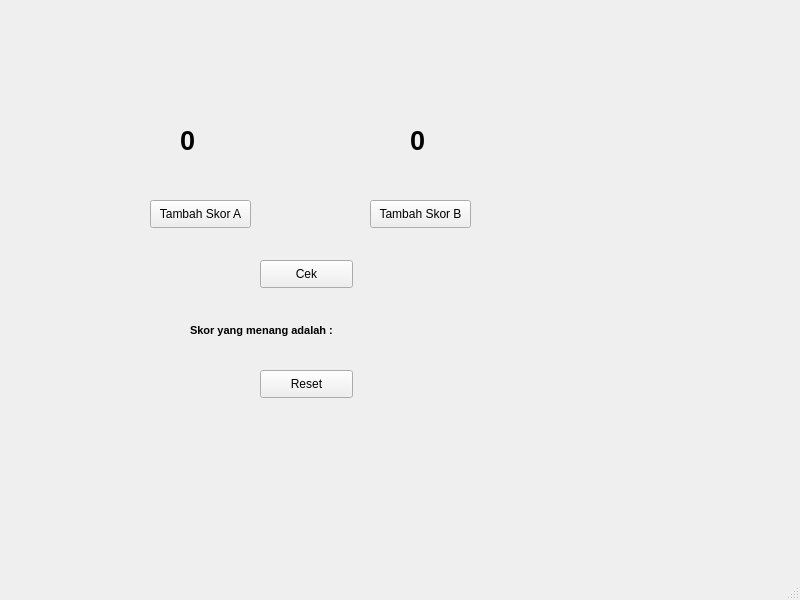
<?xml version="1.0" encoding="UTF-8"?>
<ui version="4.0">
 <class>MainWindow</class>
 <widget class="QMainWindow" name="MainWindow">
  <property name="geometry">
   <rect>
    <x>0</x>
    <y>0</y>
    <width>800</width>
    <height>600</height>
   </rect>
  </property>
  <property name="windowTitle">
   <string>MainWindow</string>
  </property>
  <widget class="QWidget" name="centralwidget">
   <widget class="QLabel" name="label">
    <property name="geometry">
     <rect>
      <x>180</x>
      <y>120</y>
      <width>141</width>
      <height>41</height>
     </rect>
    </property>
    <property name="font">
     <font>
      <pointsize>20</pointsize>
      <weight>75</weight>
      <bold>true</bold>
     </font>
    </property>
    <property name="text">
     <string>0</string>
    </property>
   </widget>
   <widget class="QLabel" name="label_2">
    <property name="geometry">
     <rect>
      <x>410</x>
      <y>120</y>
      <width>151</width>
      <height>41</height>
     </rect>
    </property>
    <property name="font">
     <font>
      <pointsize>20</pointsize>
      <weight>75</weight>
      <bold>true</bold>
     </font>
    </property>
    <property name="text">
     <string>0</string>
    </property>
   </widget>
   <widget class="QPushButton" name="pushButton">
    <property name="geometry">
     <rect>
      <x>150</x>
      <y>200</y>
      <width>101</width>
      <height>28</height>
     </rect>
    </property>
    <property name="text">
     <string>Tambah Skor A</string>
    </property>
   </widget>
   <widget class="QPushButton" name="pushButton_2">
    <property name="geometry">
     <rect>
      <x>370</x>
      <y>200</y>
      <width>101</width>
      <height>28</height>
     </rect>
    </property>
    <property name="text">
     <string>Tambah Skor B</string>
    </property>
   </widget>
   <widget class="QPushButton" name="pushButton_3">
    <property name="geometry">
     <rect>
      <x>260</x>
      <y>260</y>
      <width>93</width>
      <height>28</height>
     </rect>
    </property>
    <property name="text">
     <string>Cek</string>
    </property>
   </widget>
   <widget class="QPushButton" name="pushButton_4">
    <property name="geometry">
     <rect>
      <x>260</x>
      <y>370</y>
      <width>93</width>
      <height>28</height>
     </rect>
    </property>
    <property name="text">
     <string>Reset</string>
    </property>
   </widget>
   <widget class="QLabel" name="label_3">
    <property name="geometry">
     <rect>
      <x>190</x>
      <y>320</y>
      <width>301</width>
      <height>20</height>
     </rect>
    </property>
    <property name="font">
     <font>
      <pointsize>8</pointsize>
      <weight>75</weight>
      <bold>true</bold>
     </font>
    </property>
    <property name="text">
     <string>Skor yang menang adalah : </string>
    </property>
   </widget>
  </widget>
  <widget class="QMenuBar" name="menubar">
   <property name="geometry">
    <rect>
     <x>0</x>
     <y>0</y>
     <width>800</width>
     <height>26</height>
    </rect>
   </property>
  </widget>
  <widget class="QStatusBar" name="statusbar"/>
 </widget>
 <resources/>
 <connections/>
</ui>
